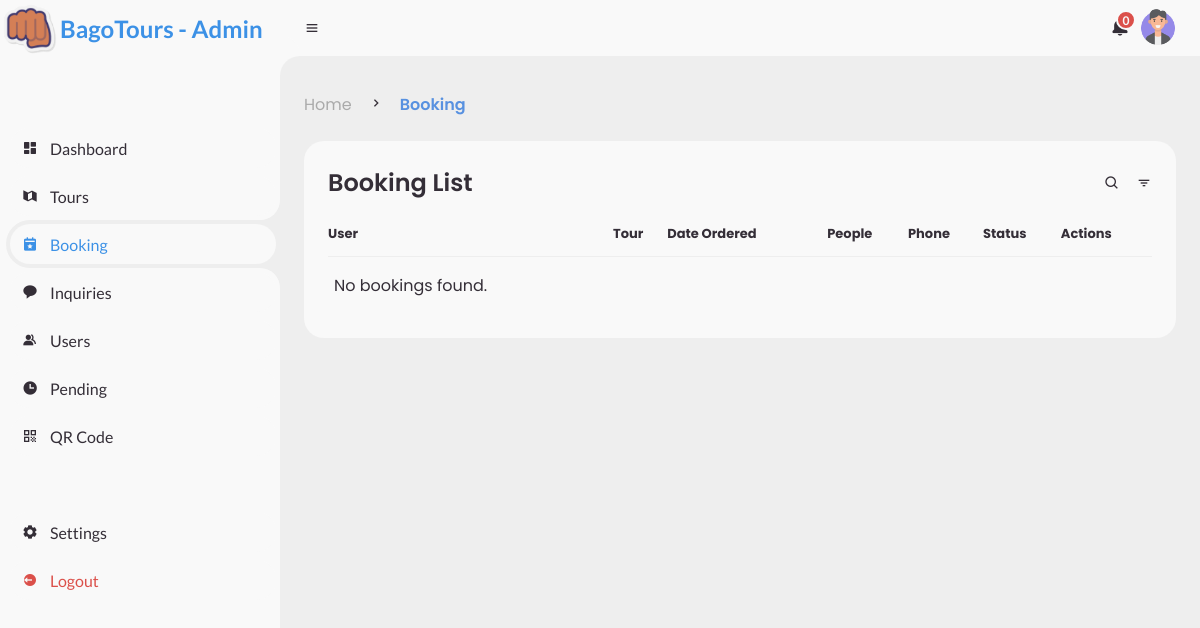
Before: /admin/booking.php (signed in) with the older database file.
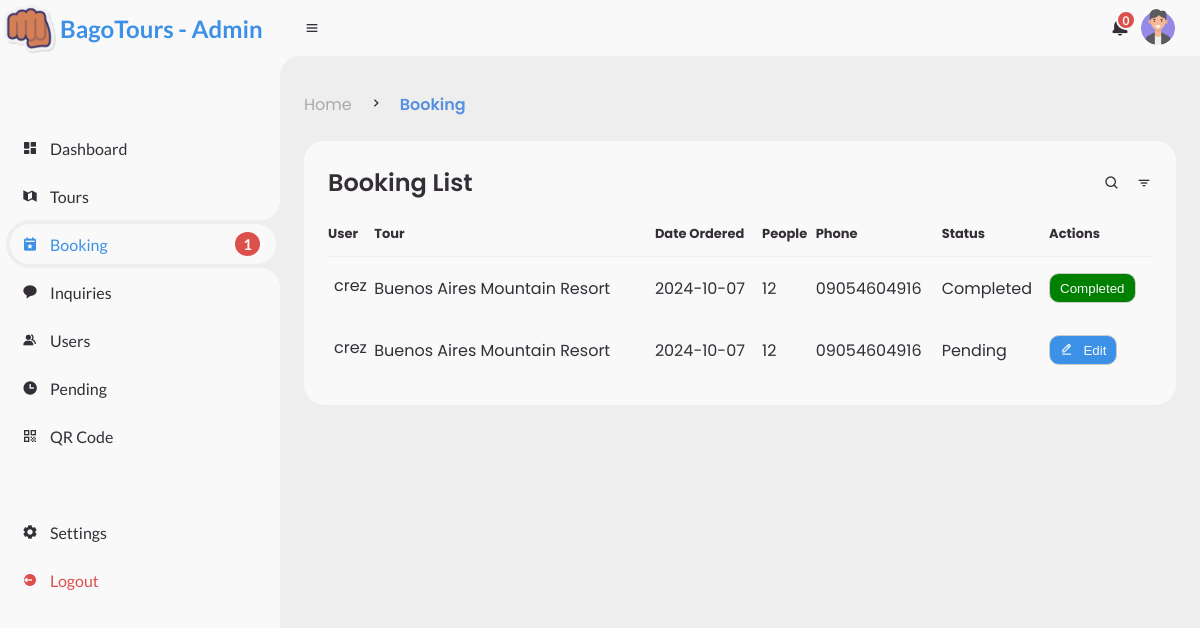
After: the same page with the newer database file.
### tables this page shows
CREATE TABLE `booking` (
  `id` int(50) NOT NULL,
  `user_id` int(50) NOT NULL,
  `tour_id` int(50) NOT NULL,
  `phone_number` varchar(150) NOT NULL,
  `people` int(50) NOT NULL,
  `date_sched` date NOT NULL,
  `date_created` date NOT NULL DEFAULT current_timestamp(),
  `status` int(10) NOT NULL COMMENT '0 = Pending, 1 = Confirmed, 2 = Cancelled, 3 = Ongoing, 4 = Completed',
  `is_review` tinyint(1) NOT NULL
);

CREATE TABLE `users` (
  `id` int(50) NOT NULL,
  `profile_picture` varchar(200) DEFAULT NULL,
  `name` varchar(100) NOT NULL,
  `username` varchar(200) DEFAULT NULL,
  `password` varchar(200) DEFAULT NULL,
  `email` varchar(200) DEFAULT NULL,
  `phone_number` varchar(50) DEFAULT NULL,
  `home_address` varchar(200) NOT NULL,
  `role` varchar(200) DEFAULT NULL,
  `device_id` varchar(255) NOT NULL,
  `date_created` timestamp NOT NULL DEFAULT current_timestamp()
);

CREATE TABLE `tours` (
  `id` int(50) NOT NULL,
  `user_id` int(50) NOT NULL,
  `img` varchar(255) NOT NULL,
  `title` varchar(200) NOT NULL,
  `address` varchar(200) NOT NULL,
  `latitude` varchar(50) NOT NULL,
  `longitude` varchar(50) NOT NULL,
  `type` varchar(50) NOT NULL,
  `description` varchar(1000) NOT NULL,
  `status` varchar(50) NOT NULL COMMENT ' 0 = Pending, 1 = Active, 2 = Cancelled, 3 = Inactive.',
  `bookable` tinyint(1) NOT NULL,
  `date_created` datetime NOT NULL DEFAULT current_timestamp(),
  `expiry` date DEFAULT NULL
);

### func/func.php (called while the page is built, shortened)
<?php
function getBooking($conn, $user_id)
{
    $stmt = $conn->prepare("SELECT b.*, t.title as tour_title, u.username FROM booking b
          JOIN tours t ON b.tour_id = t.id
          JOIN users u ON b.user_id = u.id WHERE t.user_id = :user_id
          ORDER BY b.date_sched DESC");
    $stmt->bindParam(':user_id', $user_id, PDO::PARAM_INT);
    $stmt->execute();
    return $stmt->fetchAll(PDO::FETCH_ASSOC);
}

### func/dashboardFunc.php (called while the page is built, shortened)
<?php
function totalBooking ($conn, $user_id) {
    $query = "SELECT COUNT(*) AS total_booking FROM booking b JOIN tours t ON b.tour_id = t.id JOIN users u ON t.user_id = u.id WHERE u.id = :id AND b.status != 4";
    $stmt = $conn->prepare($query);
    $stmt->bindParam(':id', $user_id, PDO::PARAM_INT);
    $stmt->execute();
    $totalBooking = $stmt->fetchColumn();
    return $totalBooking == 0 ? "" : $totalBooking;
}

### admin/booking.php (the view, shortened to what the changed rows need)
<?php
include '../include/db_conn.php';
require_once '../func/func.php';
$user_id = $_SESSION['user_id'];
$result = getBooking($conn, $user_id);
?>
<!DOCTYPE html>
<html lang="en">
<head>
	<link href='https://unpkg.com/boxicons@2.0.9/css/boxicons.min.css' rel='stylesheet'>
	<link rel="stylesheet" href="assets/css/admin.css">
</head>
<body>
	<?php include 'includes/sidebar.php'; ?>
	<section id="content">
		<main>
			<div class="head-title">
				<div class="left">
					<?php include 'includes/breadcrumb.php'; ?>
				</div>
			</div>
			<div class="table-data">
				<div class="order">
					<table>
						<thead>
							<tr>
								<th>User</th>
								<th>Tour</th>
								<th>Date Ordered</th>
								<th>People</th>
								<th>Phone</th>
								<th>Status</th>
								<th>Actions</th>
							</tr>
						</thead>
						<tbody>
							<?php if ($result): ?>
								<?php foreach ($result as $row): ?>
									<tr>
										<td><?php echo htmlspecialchars($row['username'], ENT_QUOTES, 'UTF-8'); ?></td>
										<td><?php echo htmlspecialchars($row['tour_title'], ENT_QUOTES, 'UTF-8'); ?></td>
										<td><?php echo htmlspecialchars($row['date_sched'], ENT_QUOTES, 'UTF-8'); ?></td>
										<td><?php echo htmlspecialchars($row['people'], ENT_QUOTES, 'UTF-8'); ?></td>
										<td><?php echo htmlspecialchars($row['phone_number'], ENT_QUOTES, 'UTF-8'); ?></td>
										<td>
											<?php
											switch ($row['status']) {
												case "0":
													echo "Pending";
													break;
												case "4":
													echo "Completed";
													break;
											} ?>
										</td>
										<td><?php
											switch ($row['status']) {
												case "0":
													echo "<button class='btn-view' data-id=". $row['id']."><i class='bx bx-edit-alt'></i>Edit</button>";
													break;
												case "4":
													echo "<button class='btn-success'>Completed</button>";
													break;
											} ?>
										</td>
									</tr>
								<?php endforeach; ?>
							<?php else: ?>
								<tr>
									<td colspan="7" style="text-align: center;">No bookings found.</td>
								</tr>
							<?php endif; ?>
						</tbody>
					</table>
				</div>
			</div>
		</main>
	</section>
</body>
</html>

### admin/includes/breadcrumb.php (shortened to what the changed rows need)
<?php
$breadcrumbs = [
    'home' => [
        ['title' => 'Home', 'url' => 'home']
    ],
    'booking' => [
        ['title' => 'Home', 'url' => 'home'],
        ['title' => 'Booking', 'url' => 'booking']
    ],
    'view_booking' => [
        ['title' => 'Home', 'url' => 'home'],
        ['title' => 'Booking', 'url' => 'booking'],
        ['title' => 'View', 'url' => 'view_booking.php']
    ],
    'dashboard' => [
        ['title' => 'Home', 'url' => 'home'],
        ['title' => 'dashboard', 'url' => 'dashboard']
    ],
    'inq' => [
        ['title' => 'Home', 'url' => 'home'],
        ['title' => 'Inquiries', 'url' => 'inq']
    ],
    'pending' => [
        ['title' => 'Home', 'url' => 'home'],
        ['title' => 'Pending', 'url' => 'pending']
    ],
    'setting' => [
        ['title' => 'Home', 'url' => 'home'],
        ['title' => 'Settings', 'url' => 'setting']
    ],
    'tours' => [
        ['title' => 'Home', 'url' => 'home'],
        ['title' => 'Tours', 'url' => 'tours']
    ],
    'view_tour' => [
        ['title' => 'Home', 'url' => 'home'],
        ['title' => 'Tours', 'url' => 'tours'],
        ['title' => 'View', 'url' => 'view_tour']
    ],
    'edit_tour' => [
        ['title' => 'Home', 'url' => 'home'],
        ['title' => 'Tours', 'url' => 'tours'],
        ['title' => 'View', 'url' => 'view_tour'],
        ['title' => 'Edit', 'url' => 'edit_tour']
    ],
    'user' => [
        ['title' => 'Home', 'url' => 'home'],
        ['title' => 'Users', 'url' => 'user']
    ],
    'qr' => [
        ['title' => 'Home', 'url' => 'home'],
        ['title' => 'QR Code', 'url' => 'qr']
    ],
];
$page = basename($_SERVER['PHP_SELF'], '.php');
$currentBreadcrumbs = $breadcrumbs[$page] ?? $breadcrumbs['home'];
?>
<ul class="breadcrumb">
    <?php foreach ($currentBreadcrumbs as $key => $breadcrumb): ?>
        <li>
            <?php if ($key === array_key_last($currentBreadcrumbs)): ?>
                <span class="breadcrumb-active">
                    <?php echo $breadcrumb['title']; ?>
                </span>
            <?php else: ?>
                <a href="<?php echo $breadcrumb['url']; ?>">
                    <?php echo $breadcrumb['title']; ?>
                </a>
            <?php endif; ?>
        </li>
        <?php if ($key !== array_key_last($currentBreadcrumbs)): ?>
            <li><i class='bx bx-chevron-right'></i></li>
        <?php endif; ?>
    <?php endforeach; ?>
</ul>

### admin/includes/sidebar.php (shortened to what the changed rows need)
<?php
$current_page = basename($_SERVER['PHP_SELF'], '.php');
require_once __DIR__ . '/../../func/dashboardFunc.php';
$sidebarClass = isset($_SESSION['sidebar_hidden']) && $_SESSION['sidebar_hidden'] === 'hide' ? 'hide' : '';
?>
<section id="sidebar" class="<?php $sidebarClass ?>">
    <ul class="side-menu top">
        <li class="<?php echo $current_page == 'booking' ? 'active' : ''; ?>">
            <a href="booking">
                <i class='bx bxs-calendar-star'></i>
                <span class="text">Booking</span>
                <?php if (totalBooking($conn, $user_id) > 0) echo  "<span class='notifCount'>".totalBooking($conn, $user_id)."</span>"?>
            </a>
        </li>
    </ul>
</section>

Changed rows visible on the page:
added booking: user.username "crez", tour.title "Buenos Aires Mountain Resort", date_sched "2024-10-07", people "12", phone_number "09054604916", status "Completed"
added booking: user.username "crez", tour.title "Buenos Aires Mountain Resort", date_sched "2024-10-07", people "12", phone_number "09054604916", status "Pending"
Other visible differences:
totalBooking($conn, $user_id): (not shown) → "1"
text no longer shown: "No bookings found."
